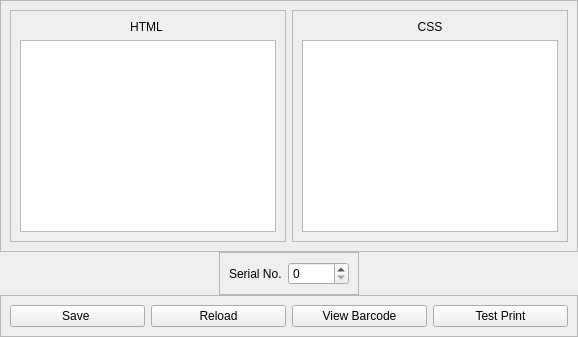
     <widget class="QWidget" name="tab_2">
      <attribute name="title">
       <string>Generation Code</string>
      </attribute>
      <layout class="QVBoxLayout" name="verticalLayout_7">
       <property name="spacing">
        <number>0</number>
       </property>
       <property name="leftMargin">
        <number>0</number>
       </property>
       <property name="topMargin">
        <number>0</number>
       </property>
       <property name="rightMargin">
        <number>0</number>
       </property>
       <property name="bottomMargin">
        <number>0</number>
       </property>
       <item>
        <widget class="QFrame" name="frame_13">
         <property name="sizePolicy">
          <sizepolicy hsizetype="Preferred" vsizetype="Expanding">
           <horstretch>0</horstretch>
           <verstretch>0</verstretch>
          </sizepolicy>
         </property>
         <property name="frameShape">
          <enum>QFrame::StyledPanel</enum>
         </property>
         <property name="frameShadow">
          <enum>QFrame::Raised</enum>
         </property>
         <layout class="QHBoxLayout" name="horizontalLayout_10">
          <item>
           <widget class="QFrame" name="frame_11">
            <property name="frameShape">
             <enum>QFrame::StyledPanel</enum>
            </property>
            <property name="frameShadow">
             <enum>QFrame::Raised</enum>
            </property>
            <layout class="QVBoxLayout" name="verticalLayout_8">
             <item>
              <widget class="QLabel" name="label_146">
               <property name="text">
                <string>HTML </string>
               </property>
               <property name="alignment">
                <set>Qt::AlignCenter</set>
               </property>
              </widget>
             </item>
             <item>
              <widget class="QTextEdit" name="textEdit">
               <property name="html">
                <string>&lt;!DOCTYPE HTML PUBLIC &quot;-//W3C//DTD HTML 4.0//EN&quot; &quot;http://www.w3.org/TR/REC-html40/strict.dtd&quot;&gt;
&lt;html&gt;&lt;head&gt;&lt;meta name=&quot;qrichtext&quot; content=&quot;1&quot; /&gt;&lt;meta charset=&quot;utf-8&quot; /&gt;&lt;style type=&quot;text/css&quot;&gt;
p, li { white-space: pre-wrap; }
hr { height: 1px; border-width: 0; }
li.unchecked::marker { content: &quot;\2610&quot;; }
li.checked::marker { content: &quot;\2612&quot;; }
&lt;/style&gt;&lt;/head&gt;&lt;body style=&quot; font-family:'Segoe UI'; font-size:9pt; font-weight:400; font-style:normal;&quot;&gt;
&lt;p style=&quot;-qt-paragraph-type:empty; margin-top:0px; margin-bottom:0px; margin-left:0px; margin-right:0px; -qt-block-indent:0; text-indent:0px;&quot;&gt;&lt;br /&gt;&lt;/p&gt;&lt;/body&gt;&lt;/html&gt;</string>
               </property>
               <property name="overwriteMode">
                <bool>true</bool>
               </property>
               <property name="acceptRichText">
                <bool>false</bool>
               </property>
              </widget>
             </item>
            </layout>
           </widget>
          </item>
          <item>
           <widget class="QFrame" name="frame_12">
            <property name="frameShape">
             <enum>QFrame::StyledPanel</enum>
            </property>
            <property name="frameShadow">
             <enum>QFrame::Raised</enum>
            </property>
            <layout class="QVBoxLayout" name="verticalLayout_9">
             <item>
              <widget class="QLabel" name="label_147">
               <property name="text">
                <string>CSS</string>
               </property>
               <property name="alignment">
                <set>Qt::AlignCenter</set>
               </property>
              </widget>
             </item>
             <item>
              <widget class="QTextEdit" name="textEdit_2"/>
             </item>
            </layout>
           </widget>
          </item>
         </layout>
        </widget>
       </item>
       <item alignment="Qt::AlignHCenter">
        <widget class="QFrame" name="frame_20">
         <property name="minimumSize">
          <size>
           <width>0</width>
           <height>40</height>
          </size>
         </property>
         <property name="frameShape">
          <enum>QFrame::StyledPanel</enum>
         </property>
         <property name="frameShadow">
          <enum>QFrame::Raised</enum>
         </property>
         <layout class="QHBoxLayout" name="horizontalLayout_2">
          <item>
           <widget class="QLabel" name="label_18">
            <property name="text">
             <string>Serial No.</string>
            </property>
           </widget>
          </item>
          <item>
           <widget class="QSpinBox" name="spinBox">
            <property name="maximum">
             <number>30000</number>
            </property>
           </widget>
          </item>
         </layout>
        </widget>
       </item>
       <item alignment="Qt::AlignBottom">
        <widget class="QFrame" name="frame_14">
         <property name="frameShape">
          <enum>QFrame::StyledPanel</enum>
         </property>
         <property name="frameShadow">
          <enum>QFrame::Raised</enum>
         </property>
         <layout class="QHBoxLayout" name="horizontalLayout_11">
          <item>
           <widget class="QPushButton" name="pushButton_28">
            <property name="text">
             <string>Save </string>
            </property>
           </widget>
          </item>
          <item>
           <widget class="QPushButton" name="pushButton_29">
            <property name="text">
             <string>Reload</string>
            </property>
           </widget>
          </item>
          <item>
           <widget class="QPushButton" name="pushButton_31">
            <property name="text">
             <string>View Barcode</string>
            </property>
           </widget>
          </item>
          <item>
           <widget class="QPushButton" name="pushButton_30">
            <property name="text">
             <string>Test Print</string>
            </property>
           </widget>
          </item>
         </layout>
        </widget>
       </item>
      </layout>
     </widget>
